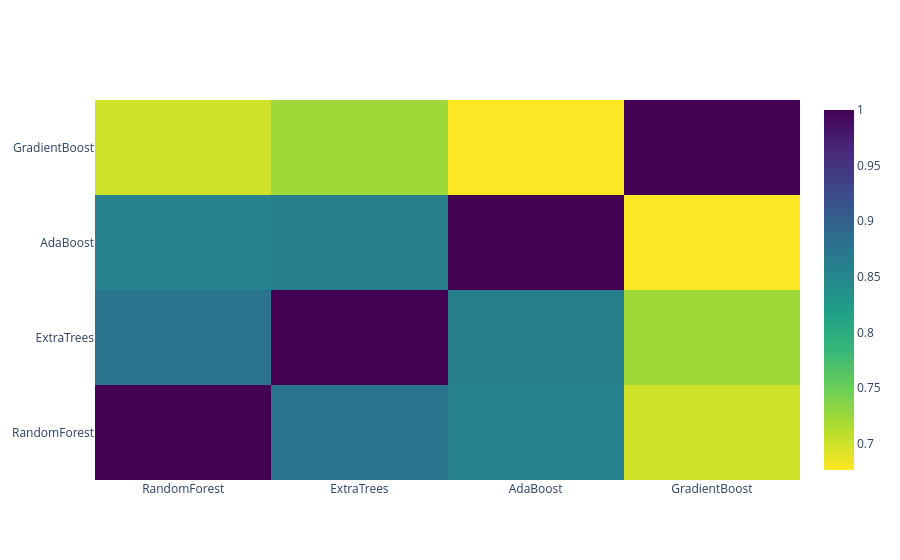

Notebook code for this chart:
### Markdown cell above
**Correlation Heatmap of the Second Level Training Set**

### Code cell
data = [
    go.Heatmap(
        z=base_predictions_train.astype(float).corr().values,
        x=base_predictions_train.columns.values,
        y=base_predictions_train.columns.values,
        colorscale='Viridis',
        showscale=True,
        reversescale=True
    )
]
py.iplot(data, filename='labelled-heatmap')

### Figure 1 — Plotly figure (JSON) as saved in the notebook; plotly's stock layout.template omitted (floating-point values rounded to 4 significant figures)
{"data": [{"colorscale": [[0, "#440154"], [0.1111, "#482878"], [0.2222, "#3e4989"], [0.3333, "#31688e"], [0.4444, "#26828e"], [0.5556, "#1f9e89"], [0.6667, "#35b779"], [0.7778, "#6ece58"], [0.8889, "#b5de2b"], [1, "#fde725"]], "reversescale": true, "showscale": true, "type": "heatmap", "x": ["RandomForest", "ExtraTrees", "AdaBoost", "GradientBoost"], "y": ["RandomForest", "ExtraTrees", "AdaBoost", "GradientBoost"], "z": [[1.0, 0.8744, 0.858, 0.6991], [0.8744, 1.0, 0.861, 0.7236], [0.858, 0.861, 1.0, 0.6765], [0.6991, 0.7236, 0.6765, 1.0]]}], "layout": {}}
